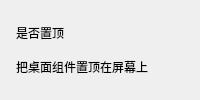
          <widget class="CardWidget" name="CardWidget_4">
           <property name="minimumSize">
            <size>
             <width>0</width>
             <height>70</height>
            </size>
           </property>
           <layout class="QHBoxLayout" name="horizontalLayout_15">
            <property name="leftMargin">
             <number>16</number>
            </property>
            <property name="topMargin">
             <number>16</number>
            </property>
            <property name="rightMargin">
             <number>16</number>
            </property>
            <property name="bottomMargin">
             <number>16</number>
            </property>
            <item>
             <layout class="QVBoxLayout" name="verticalLayout_4">
              <property name="spacing">
               <number>0</number>
              </property>
              <item>
               <widget class="StrongBodyLabel" name="CW4_label_1">
                <property name="sizePolicy">
                 <sizepolicy hsizetype="Expanding" vsizetype="Preferred">
                  <horstretch>0</horstretch>
                  <verstretch>0</verstretch>
                 </sizepolicy>
                </property>
                <property name="text">
                 <string>是否置顶</string>
                </property>
               </widget>
              </item>
              <item>
               <widget class="CaptionLabel" name="CW4_label_2">
                <property name="text">
                 <string>把桌面组件置顶在屏幕上</string>
                </property>
                <property name="wordWrap">
                 <bool>true</bool>
                </property>
                <property name="lightColor" stdset="0">
                 <color alpha="150">
                  <red>0</red>
                  <green>0</green>
                  <blue>0</blue>
                 </color>
                </property>
                <property name="darkColor" stdset="0">
                 <color alpha="200">
                  <red>255</red>
                  <green>255</green>
                  <blue>255</blue>
                 </color>
                </property>
               </widget>
              </item>
             </layout>
            </item>
            <item>
             <widget class="SwitchButton" name="dp_Pin_button">
              <property name="onText">
               <string>启用</string>
              </property>
              <property name="offText">
               <string>禁用</string>
              </property>
             </widget>
            </item>
           </layout>
          </widget>
